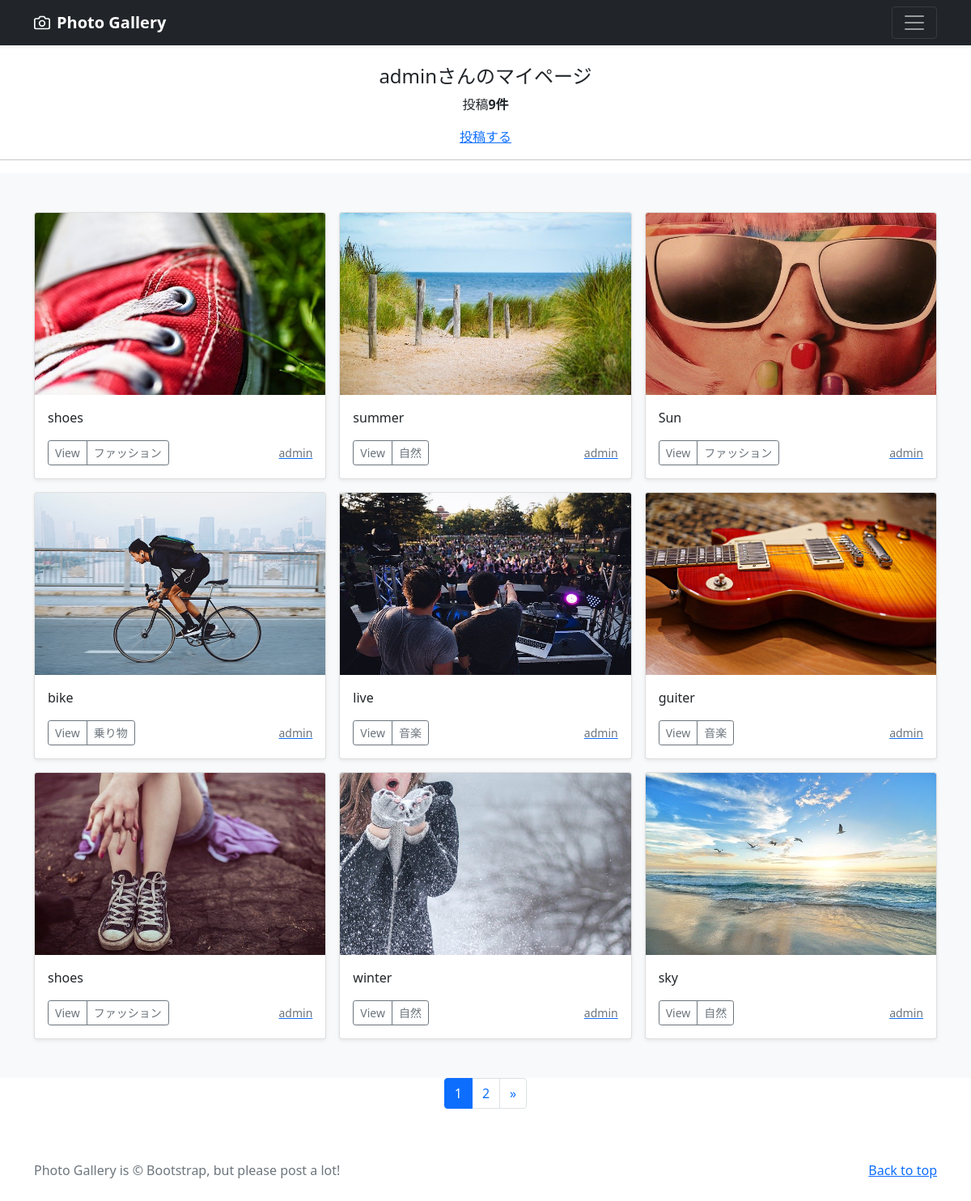
Screenshot of /mypage/ (signed in) with the database file from the repository.
### accounts/models.py (models this page shows)
class CustomUser(AbstractUser):
    pass

### photo/models.py (models this page shows, shortened)
class PhotoPost(models.Model):
    user = models.ForeignKey(
        CustomUser,
        verbose_name="ユーザー",
        on_delete=models.CASCADE
    )
    category = models.ForeignKey(
        Category,
        verbose_name="カテゴリ",
        on_delete=models.PROTECT
    )
    title = models.CharField(
        verbose_name="タイトル",
        max_length=200
    )
    comment = models.TextField(
        verbose_name="コメント"
    )
    image1 = models.ImageField(
        verbose_name="イメージ１",
        upload_to= "photos"
    )
    image2 = models.ImageField(
        verbose_name="イメージ２",
        upload_to="photos",
        blank=True,
        null=True
    )
    posted_at = models.DateTimeField(
        verbose_name="投稿日時",
        auto_now_add=True
    )

class Category(models.Model):
    title = models.CharField(
        verbose_name="カテゴリ",
        max_length=20)

### photo/views.py (the view)
class MypageView(ListView):
    template_name = "mypage.html"
    paginate_by = 9
    def get_queryset(self):
        queryset = PhotoPost.objects.filter(
            user=self.request.user).order_by("-posted_at")
        return queryset

### photo/templates/mypage.html (shortened to what this page needs)
{% extends "base.html" %}
{% block contents %}
{% if user.is_authenticated %}
    <br>
    <div style="text-align: center;">
        <h4>{{user.username}}さんのマイページ</h4>
        {% if object_list.count == 0 %}
            <p>{{user.usrname}}さんの投稿はありません</p>
        {% else %}
            <p>投稿<strong>{{object_list.count}}件</strong></p>
        {% endif %}
        <a href="{% url "photo:post" %}">投稿する</a>
    </div>
    <hr>
{% endif %}
{% include "photos_list.html" %}
{% include "pagination.html" %}
{% endblock %}

### photo/templates/base.html (shortened to what this page needs)
{% load static %}
<!doctype html>
<html lang="ja">
  <head>
    <link href="https://cdn.jsdelivr.net/npm/bootstrap@5.0.2/dist/css/bootstrap.min.css"
          rel="stylesheet"
>
  </head>
  <body>
    <header>
      <div class="navbar navbar-dark bg-dark shadow-sm">
        <div class="container">
          <a href="{% url 'photo:index' %}"
             class="navbar-brand d-flex align-items-center">
            <strong>Photo Gallery</strong>
          </a>
          <button class="navbar-toggler"
                  type="button"
                  data-bs-toggle="collapse"
                  data-bs-target="#navbarHeader"
                  aria-controls="navbarHeader"
                  aria-expanded="false"
                  aria-label="Toggle navigation">
            <span class="navbar-toggler-icon"></span>
          </button>
        </div>
      </div>
    </header>
    <main>
      {% block contents %}{% endblock %}
    </main>
    <footer class="text-muted py-5">
      <div class="container">
        <p class="float-end mb-1">
          <a href="#">Back to top</a>
        </p>
        <p class="mb-1">
          Photo Gallery is &copy; Bootstrap, but please post a lot!</p>
      </div>
    </footer>
  </body>
</html>

### photo/templates/photos_list.html (shortened to what this page needs)
  <div class="album py-5 bg-light">
    <div class="container">
      <div class="row row-cols-1 row-cols-sm-2 row-cols-md-3 g-3">
             {% for record in object_list %}
        <div class="col">
          <div class="card shadow-sm">
            <img src="{{ record.image1.url }}"
                 class="bd-placeholder-img card-img-top"
                 width="100%" height="225"
                 xmlns="http://www.w3.org/2000/svg"
                 role="img" aria-label="Placeholder: Thumbnail"
                 preserveAspectRatio="xMidYMid slice"
                 focusable="false">
                 <rect width="100%" height="100%" fill="#55595c"/>
            <div class="card-body">
              <p class="card-text">
                {{record.title}}
              </p>
              <div class="d-flex justify-content-between align-items-center">
                <div class="btn-group">
                  <button type="button"
                          class="btn btn-sm btn-outline-secondary"
                          onclick="location.href='{% url "photo:photo_detail" record.pk %}'">
                          View</button>
                  <button type="button"
                          class="btn btn-sm btn-outline-secondary"
                          onclick="location.href='{% url "photo:photos_cat" category=record.category.id %}'">
                        {{record.category.title}}</button>
                </div>
                <a href="{% url "photo:user_list" user=record.user.id %}">
                  <small class="text-muted">
                    {{record.user.username}}
                  </small>
                </a>
              </div>
            </div>
          </div>
        </div>
        {% endfor %}
      </div>
    </div>
  </div>

### photo/templates/pagination.html (shortened to what this page needs)
<ul class="pagination"
    style="justify-content: center;">
    {% for num in page_obj.paginator.page_range %}
        {% if page_obj.number == num %}
        <li class="page-item active">
            <span class="page-link">{{ num }}</span>
        </li>
        {% else %}
        <li class="page-item">
            <a class="page-link" href="?page={{ num }}">{{ num }}</a>
        </li>
        {% endif %}
    {% endfor %}
    {% if page_obj.has_next %}
    <li class="page-item">
        <a class="page-link" href="?page={{ page_obj.next_page_number }}" aria-label="Next">
            <span aria-hidden="true">&raquo;</span>
        </a>
    </li>
    {% endif %}
</ul>

### photo/templates/base.html (style rules this page uses)
.bd-placeholder-img { font-size: 1.125rem; text-anchor: middle; -webkit-user-select: none; -moz-user-select: none; user-select: none; }

### rows the page displays
CustomUser: username "admin"
PhotoPost: image1 (picture), title "shoes", category "ファッション", user.username "admin"
PhotoPost: image1 (picture), title "summer", category "自然", user.username "admin"
PhotoPost: image1 (picture), title "Sun", category "ファッション", user.username "admin"
PhotoPost: image1 (picture), title "bike", category "乗り物", user.username "admin"
PhotoPost: image1 (picture), title "live", category "音楽", user.username "admin"
PhotoPost: image1 (picture), title "guiter", category "音楽", user.username "admin"
PhotoPost: image1 (picture), title "shoes", category "ファッション", user.username "admin"
PhotoPost: image1 (picture), title "winter", category "自然", user.username "admin"
PhotoPost: image1 (picture), title "sky", category "自然", user.username "admin"

### other values shown
{{ object_list.count }} "9"
{{ num }} "1"
{{ num }} "2"
